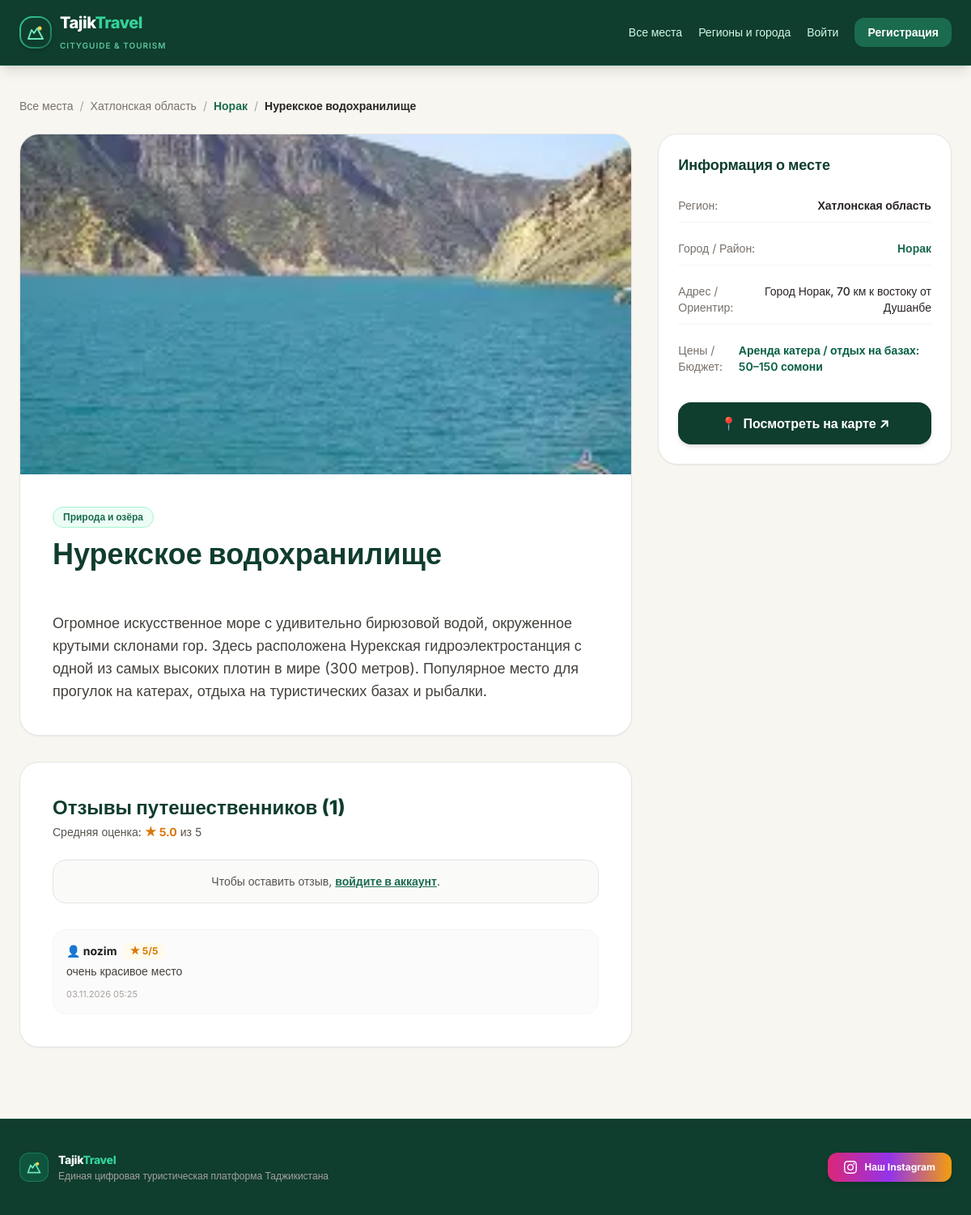
The app's page /places/7/ with its own data.
### places/models.py (models this page shows, shortened)
class Place(models.Model):
    author=models.ForeignKey(User,on_delete=models.SET_NULL,null=True,blank=True,related_name='added_places')
    city=models.ForeignKey(City,on_delete=models.CASCADE,related_name='places')
    categories=models.ManyToManyField(Category,related_name='places')
    title=models.CharField(max_length=255)
    description=models.TextField()
    address=models.CharField(max_length=255,blank=True)
    price_info=models.CharField(max_length=100,blank=True)
    image=models.ImageField(upload_to='places/',blank=True,null=True)
    map_url = models.URLField(max_length=500, blank=True)
    created_at=models.DateTimeField(auto_now_add=True)

class Category(models.Model):
    name=models.CharField(max_length=255)

### locations/models.py (models this page shows, shortened)
class City(models.Model):
    region = models.ForeignKey(Region, on_delete=models.CASCADE, related_name='cities')
    name = models.CharField(max_length=150)
    description = models.TextField(blank=True)
    image = models.ImageField(upload_to='cities/', blank=True, null=True)

class Region(models.Model):
    name = models.CharField(max_length=150)
    description = models.TextField(blank=True)
    image = models.ImageField(upload_to='regions/', blank=True, null=True)

### reviews/models.py (models this page shows, shortened)
class Review(models.Model):
    user = models.ForeignKey(User, on_delete=models.CASCADE, related_name='reviews')
    place = models.ForeignKey(Place, on_delete=models.CASCADE, related_name='reviews')
    rating = models.PositiveSmallIntegerField(default=5)
    text = models.TextField()
    created_at = models.DateTimeField(auto_now_add=True)

### places/views.py (the view)
# urls.py: path('places/<int:pk>/', PlaceDetailView.as_view(), name='place_detail'),
class PlaceDetailView(DetailView):
    model = Place
    template_name = 'places/place_detail.html'
    context_object_name = 'place'
    def get_queryset(self):
        return Place.objects.select_related('city', 'city__region', 'author').prefetch_related(
            'categories', 'reviews__user'
        ).annotate(avg_rating=Avg('reviews__rating'))
    def get_context_data(self, **kwargs):
        context = super().get_context_data(**kwargs)
        if self.request.user.is_authenticated:
            context['is_favorited'] = self.object.favorited_by.filter(user=self.request.user).exists()
        return context

### templates/places/place_detail.html (shortened to what this page needs)
{% extends 'base.html' %}
{% block content %}
<div class="flex flex-wrap items-center gap-2 text-sm mb-6">
    <a href="{% url 'place_list' %}" class="text-stone-500 hover:text-[#0F3D2E]">Все места</a>
    <span class="text-stone-400">/</span>
    <a href="{% url 'region_detail' place.city.region.pk %}" class="text-stone-500 hover:text-[#0F3D2E]">{{ place.city.region.name }}</a>
    <span class="text-stone-400">/</span>
    <a href="{% url 'city_detail' place.city.pk %}" class="text-[#1B6B4F] font-semibold hover:underline">{{ place.city.name }}</a>
    <span class="text-stone-400">/</span>
    <span class="text-stone-800 font-bold">{{ place.title }}</span>
</div>
<div class="grid grid-cols-1 lg:grid-cols-3 gap-8">
    <div class="lg:col-span-2 space-y-8">
        <div class="bg-white rounded-3xl shadow-sm border border-stone-200 overflow-hidden">
            {% if place.image %}
                <img src="{{ place.image.url }}" alt="{{ place.title }}" class="w-full h-80 md:h-[420px] object-cover">
            {% else %}
                <div class="w-full h-72 bg-gradient-to-r from-[#0F3D2E] to-[#1B6B4F] flex items-center justify-center text-white/30 text-6xl font-bold">▲</div>
            {% endif %}
            <div class="p-6 md:p-10">
                <div class="flex flex-wrap justify-between items-start gap-4 mb-4">
                    <div>
                        <div class="flex flex-wrap gap-2 mb-3">
                            {% for cat in place.categories.all %}
                                <span class="text-xs font-bold bg-emerald-50 text-[#1B6B4F] border border-emerald-200 px-3 py-1 rounded-full">
                                    {{ cat.icon_name }} {{ cat.name }}
                                </span>
                            {% endfor %}
                        </div>
                        <h1 class="text-3xl md:text-4xl font-extrabold text-[#0F3D2E]">{{ place.title }}</h1>
                    </div>
                </div>
                <div class="prose max-w-none text-stone-700 leading-relaxed whitespace-pre-line text-base md:text-lg mt-6">
                    {{ place.description }}
                </div>
            </div>
        </div>
        <div class="bg-white rounded-3xl p-6 md:p-10 shadow-sm border border-stone-200">
            <div class="mb-6">
                <h2 class="text-2xl font-extrabold text-[#0F3D2E]">
                    Отзывы путешественников ({{ place.reviews.count }})
                </h2>
                {% if place.avg_rating %}
                    <p class="text-sm text-stone-600 mt-1">
                        Средняя оценка: <b class="text-amber-600">★ {{ place.avg_rating|floatformat:1 }}</b> из 5
                    </p>
                {% endif %}
            </div>
            {% if user.is_authenticated %}
            <form action="{% url 'add_review' place.pk %}" method="post" class="mb-8 bg-stone-50 p-6 rounded-2xl border border-stone-200 space-y-4">
                {% csrf_token %}
                <h3 class="font-bold text-stone-800 text-sm">Оставить свой отзыв</h3>
                <div>
                    <label class="block text-xs font-bold text-stone-600 mb-1.5">Ваша оценка</label>
                    <select name="rating" class="w-full p-3 rounded-xl border border-stone-300 bg-white text-sm outline-none focus:border-[#1B6B4F]">
                        <option value="5">5 ★ — Отлично</option>
                        <option value="4">4 ★ — Хорошо</option>
                        <option value="3">3 ★ — Нормально</option>
                        <option value="2">2 ★ — Плохо</option>
                        <option value="1">1 ★ — Ужасно</option>
                    </select>
                </div>
                <div>
                    <label class="block text-xs font-bold text-stone-600 mb-1.5">Комментарий</label>
                    <textarea name="text" rows="3" required placeholder="Поделитесь впечатлениями об этом месте..."
                            class="w-full p-3 rounded-xl border border-stone-300 bg-white text-sm outline-none focus:border-[#1B6B4F]"></textarea>
                </div>
                <button type="submit" class="bg-[#0F3D2E] hover:bg-[#1B6B4F] text-white font-semibold text-sm py-2.5 px-5 rounded-xl transition">
                    Опубликовать отзыв
                </button>
            </form>
            {% else %}
            <div class="bg-stone-50 p-4 rounded-2xl border border-stone-200 mb-8 text-center text-sm text-stone-600">
                Чтобы оставить отзыв, <a href="{% url 'login' %}" class="font-bold text-[#1B6B4F] underline">войдите в аккаунт</a>.
            </div>
            {% endif %}
            <div class="space-y-4">
                {% for review in place.reviews.all %}
                <div class="p-4 rounded-2xl bg-stone-50/70 border border-stone-100 flex justify-between items-start gap-4">
                    <div>
                        <div class="flex items-center gap-2 mb-1">
                            <span class="font-bold text-stone-900 text-sm">👤 {{ review.user.username }}</span>
                            <span class="text-amber-600 font-bold text-xs bg-amber-50 px-2 py-0.5 rounded-md">★ {{ review.rating }}/5</span>
                        </div>
                        <p class="text-stone-700 text-sm mt-1 leading-relaxed">{{ review.text }}</p>
                        <span class="text-[11px] text-stone-400 mt-2 block">{{ review.created_at|date:"d.m.Y H:i" }}</span>
                    </div>
                </div>
                {% empty %}
                <p class="text-stone-500 text-sm italic">Пока нет отзывов. Будьте первым!</p>
                {% endfor %}
            </div>
        </div>
    </div>
    <div class="space-y-6">
        <div class="bg-white p-6 rounded-3xl shadow-sm border border-stone-200">
            <h3 class="text-lg font-extrabold text-[#0F3D2E] mb-4">Информация о месте</h3>
            <div class="space-y-3 text-sm mb-6">
                <div class="flex justify-between py-2.5 border-b border-stone-100">
                    <span class="text-stone-500">Регион:</span>
                    <span class="font-semibold text-stone-800">{{ place.city.region.name }}</span>
                </div>
                <div class="flex justify-between py-2.5 border-b border-stone-100">
                    <span class="text-stone-500">Город / Район:</span>
                    <a href="{% url 'city_detail' place.city.pk %}" class="font-semibold text-[#1B6B4F] hover:underline">{{ place.city.name }}</a>
                </div>
                {% if place.address %}
                <div class="flex justify-between py-2.5 border-b border-stone-100">
                    <span class="text-stone-500">Адрес / Ориентир:</span>
                    <span class="font-medium text-stone-800 text-right">{{ place.address }}</span>
                </div>
                {% endif %}
                {% if place.price_info %}
                <div class="flex justify-between py-2.5">
                    <span class="text-stone-500">Цены / Бюджет:</span>
                    <span class="font-semibold text-emerald-800">{{ place.price_info }}</span>
                </div>
                {% endif %}
            </div>
            {% if place.map_url %}
                <a href="{{ place.map_url }}" target="_blank" rel="noopener noreferrer"
                   class="w-full inline-flex items-center justify-center gap-2 bg-[#0F3D2E] hover:bg-[#1B6B4F] text-white font-bold py-3.5 px-5 rounded-2xl shadow-md hover:shadow-lg transition">
                    <span>📍</span> Посмотреть на карте ↗
                </a>
            {% else %}
                <div class="w-full text-center bg-stone-100 text-stone-400 text-xs font-medium py-3 px-4 rounded-xl">
                    Ссылка на карту не указана
                </div>
            {% endif %}
        </div>
    </div>
</div>
{% endblock %}

### templates/base.html (style rules this page uses)
body { font-family: 'Inter', sans-serif; }

### records on screen
Place: city.region.name "Хатлонская область", city.name "Норак", title "Нурекское водохранилище", image (picture), description "Огромное искусственное море с удивительно бирюзовой водой, окруженное крутыми склонами гор. Здесь расположена Нурекская гидроэлектростанция с одной из самых высоких плотин в мире (300 метров). Популярное место для прогулок на катерах, отдыха на туристических базах и рыбалки.", reviews.count "1", avg_rating "5.0", address "Город Норак, 70 км к востоку от Душанбе", price_info "Аренда катера / отдых на базах: 50–150 сомони"
Category: name "Природа и озёра"
Review: user.username "nozim", rating "5", text "очень красивое место", created_at "03.11.2026 05:25"
